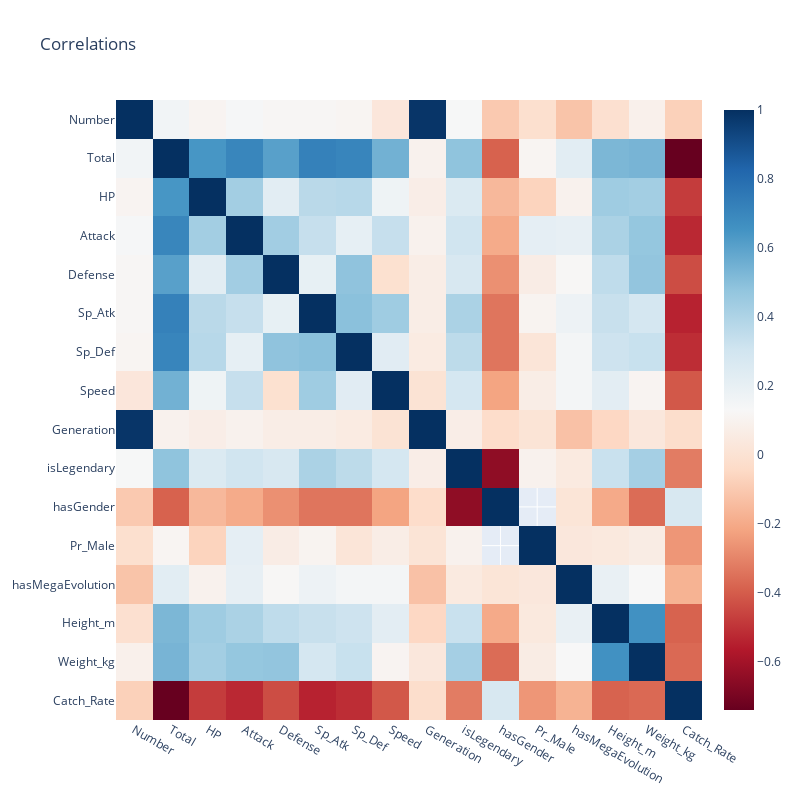

The code cell stored with this chart in its notebook:
### Code cell
data = [go.Heatmap(x=correlations.columns,
                   y=correlations.index,
                   z=correlations, colorscale='RdBu')]
layout = go.Layout(title='Correlations',
                   yaxis={'autorange':"reversed"})

fig = go.Figure(data=data,layout=layout)
fig.update_layout(autosize=False, height=800, width=800)
# To save image file
# fig.write_image("images/correlations.jpeg")

# To print image
'''img_bytes = fig.to_image(format="jpeg")
Image(img_bytes)
'''
# To print plotly graph
fig.show()

### Figure 1 — Plotly figure (JSON) as saved in the notebook; plotly's stock layout.template omitted (floating-point values rounded to 4 significant figures; data arrays with more than 128 entries replaced by an {"elided": "..."} marker saying what was removed)
{"data": [{"colorscale": [[0, "rgb(103,0,31)"], [0.1, "rgb(178,24,43)"], [0.2, "rgb(214,96,77)"], [0.3, "rgb(244,165,130)"], [0.4, "rgb(253,219,199)"], [0.5, "rgb(247,247,247)"], [0.6, "rgb(209,229,240)"], [0.7, "rgb(146,197,222)"], [0.8, "rgb(67,147,195)"], [0.9, "rgb(33,102,172)"], [1, "rgb(5,48,97)"]], "type": "heatmap", "x": ["Number", "Total", "HP", "Attack", "Defense", "Sp_Atk", "Sp_Def", "Speed", "Generation", "isLegendary", "hasGender", "Pr_Male", "hasMegaEvolution", "Height_m", "Weight_kg", "Catch_Rate"], "y": ["Number", "Total", "HP", "Attack", "Defense", "Sp_Atk", "Sp_Def", "Speed", "Generation", "isLegendary", "hasGender", "Pr_Male", "hasMegaEvolution", "Height_m", "Weight_kg", "Catch_Rate"], "z": {"elided": "16x16 float values"}}], "layout": {"autosize": false, "height": 800, "title": {"text": "Correlations"}, "width": 800, "xaxis": {"autorange": true, "range": [-0.5, 15.5], "type": "category"}, "yaxis": {"autorange": true, "range": [15.5, -0.5], "type": "category"}}}
